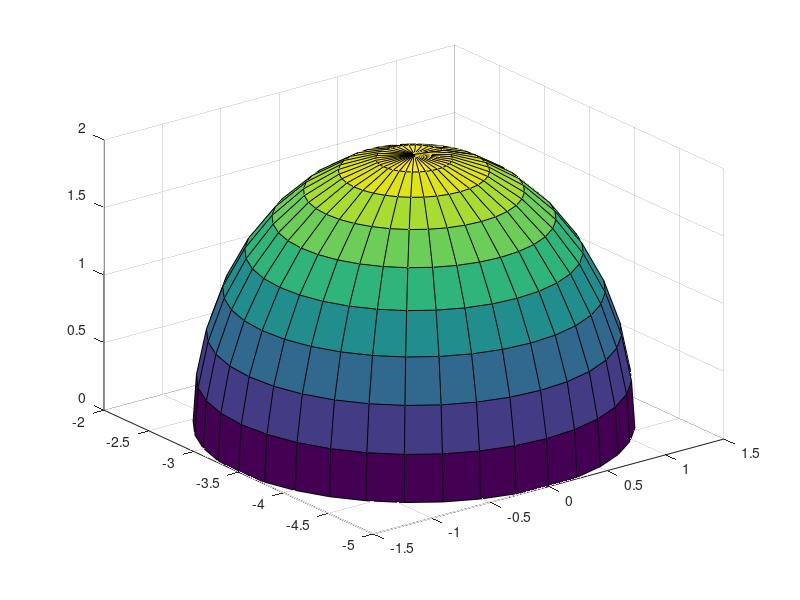

Write the MATLAB code that produced this figure. (Note: this script raises an error after producing the figure.)
clc,clear
%树冠1可视化模型
for u=-1:1:1
    [theta,phi] = meshgrid(0:10:360,0:10:90);
    X = 1.5*cos(phi*pi/180).*cos(theta*pi/180);
    Y = 1.5*cos(phi*pi/180).*sin(theta*pi/180)+u*3.5;
    Z = 2*sin(phi*pi/180);
    ss1=surf(X, Y, Z);
    ss1.FaceAlpha=0.4;
    hold on;
    [theta,phi2] = meshgrid(0:10:360,-90:10:0);
    X2 = 1.5*cos(phi2*pi/180).*cos(theta.*pi/180);
    Y2 = 1.5*cos(phi2*pi/180).*sin(theta*pi/180)+u*3.5;
    Z2 = 1*sin(phi2*pi/180);
    ss2=surf(X2, Y2, Z2);
    ss2.FaceAlpha=0.4;
    hold on;
    [theta,phi] = meshgrid(0:10:360,0:10:90);
    X3 = 1*cos(phi*pi/180).*cos(theta*pi/180);
    Y3 = 1*cos(phi*pi/180).*sin(theta*pi/180)+u*3.5;
    Z3 = 1.5*sin(phi*pi/180);
    ss3=surf(X3, Y3, Z3);
    ss3.FaceAlpha=0.4;
    hold on;
    X4 = 1*cos(phi2*pi/180).*cos(theta.*pi/180);
    Y4 = 1*cos(phi2*pi/180).*sin(theta*pi/180)+u*3.5;
    Z4 = 0.75*sin(phi2*pi/180);
    ss4=surf(X4, Y4, Z4);
    ss4.FaceAlpha=0.4;
    hold on;
    X5 = 0.5*cos(phi*pi/180).*cos(theta*pi/180);
    Y5 = 0.5*cos(phi*pi/180).*sin(theta*pi/180)+u*3.5;
    Z5 = 1*sin(phi*pi/180);
    ss5=surf(X5, Y5, Z5);
    ss5.FaceAlpha=0.4;
    hold on;
    X6 = 0.5*cos(phi2*pi/180).*cos(theta.*pi/180);
    Y6 = 0.5*cos(phi2*pi/180).*sin(theta*pi/180)+u*3.5;
    Z6 = 0.375*sin(phi2*pi/180);
    ss6=surf(X6, Y6, Z6);
    ss6.FaceAlpha=0.4;
    hold on;
end

xlabel('南北方向（单位：m）')
ylabel('东西方向（单位：m）')
axis equal
